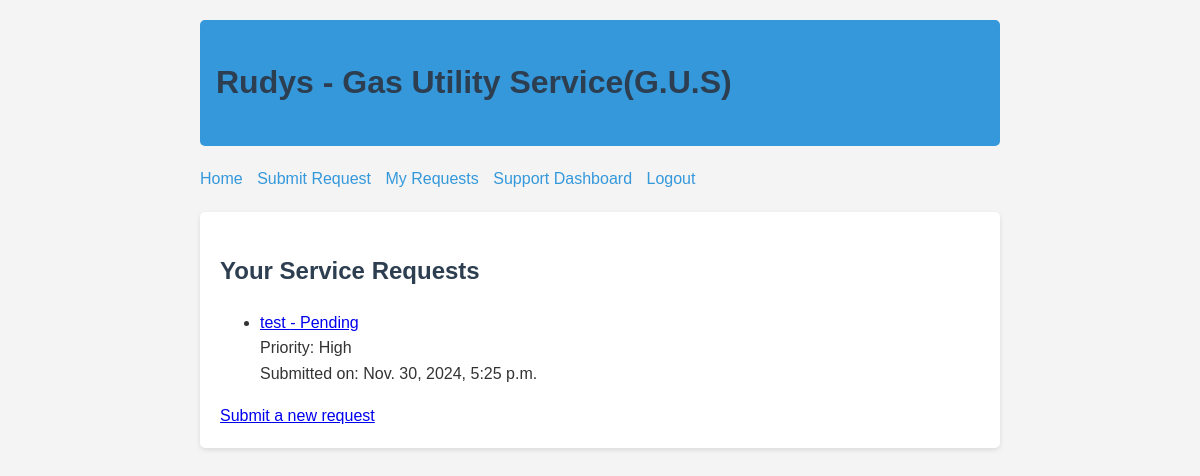
The page /service-requests/list/ (signed in) on the database its author committed.
### service_requests/models.py (models this page shows, shortened)
class ServiceRequest(models.Model):
    STATUS_CHOICES = [
        ('pending', 'Pending'),
        ('in_progress', 'In Progress'),
        ('completed', 'Completed'),
        ('cancelled', 'Cancelled'),
    ]
    PRIORITY_CHOICES = [
        ('low', 'Low'),
        ('medium', 'Medium'),
        ('high', 'High'),
    ]
    user = models.ForeignKey(User, on_delete=models.CASCADE)
    request_type = models.CharField(max_length=100)
    description = models.TextField()
    status = models.CharField(max_length=20, choices=STATUS_CHOICES, default='pending')
    priority = models.CharField(max_length=10, choices=PRIORITY_CHOICES, default='medium')
    created_at = models.DateTimeField(auto_now_add=True)
    updated_at = models.DateTimeField(auto_now=True)

### service_requests/views.py (the view)
# urls.py: path('list/', views.request_list, name='request_list'),
@login_required
def request_list(request):
    requests = ServiceRequest.objects.filter(user=request.user).order_by('-created_at')
    return render(request, 'service_requests/request_list.html', {'requests': requests})

### service_requests/templates/service_requests/request_list.html
{% extends 'base.html' %}
{% block content %}
<h2>Your Service Requests</h2>
{% if requests %}
    <ul>
    {% for request in requests %}
        <li>
            <a href="{% url 'request_detail' request.pk %}">
                {{ request.request_type }} - {{ request.get_status_display }}
            </a>
            <br>
            Priority: {{ request.get_priority_display }}
            <br>
            Submitted on: {{ request.created_at }}
        </li>
    {% endfor %}
    </ul>
{% else %}
    <p>You have no service requests.</p>
{% endif %}
<a href="{% url 'submit_request' %}">Submit a new request</a>
{% endblock %}

### accounts/templates/base.html (style rules this page uses)
body { font-family: Arial, sans-serif; line-height: 1.6; color: #333; max-width: 800px; margin: 0 auto; padding: 20px; background-color: #f4f4f4; }
h1, h2, h3 { color: #2c3e50; }

### rows shown on the page
ServiceRequest: request_type "test", status "Pending", priority "High", created_at "Nov. 30, 2024, 5:25 p.m."
